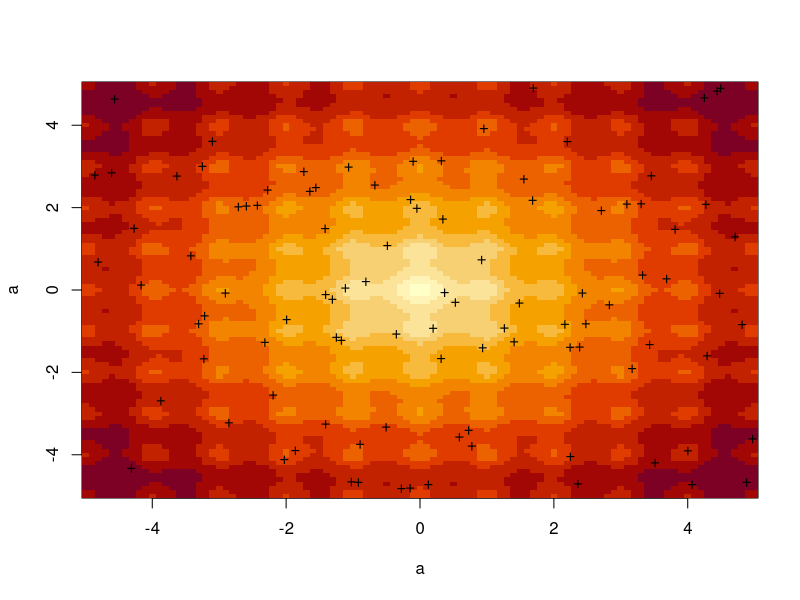
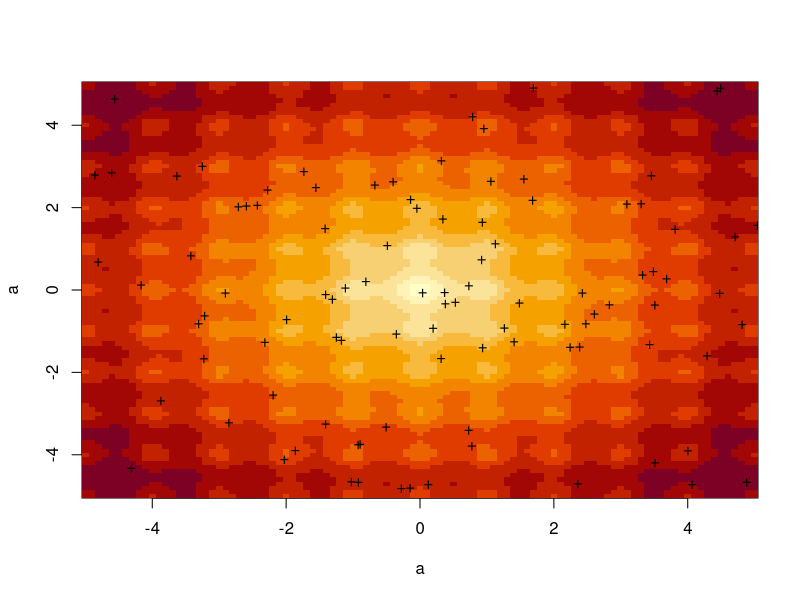
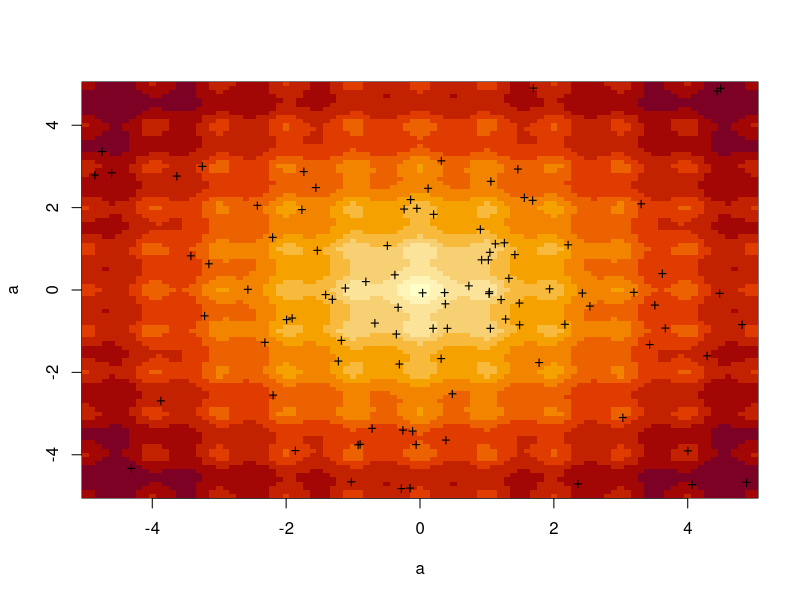
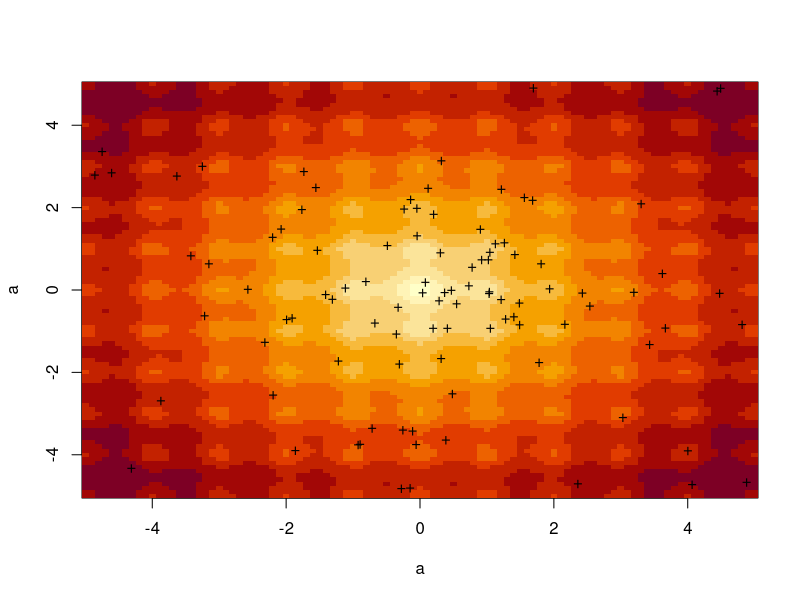
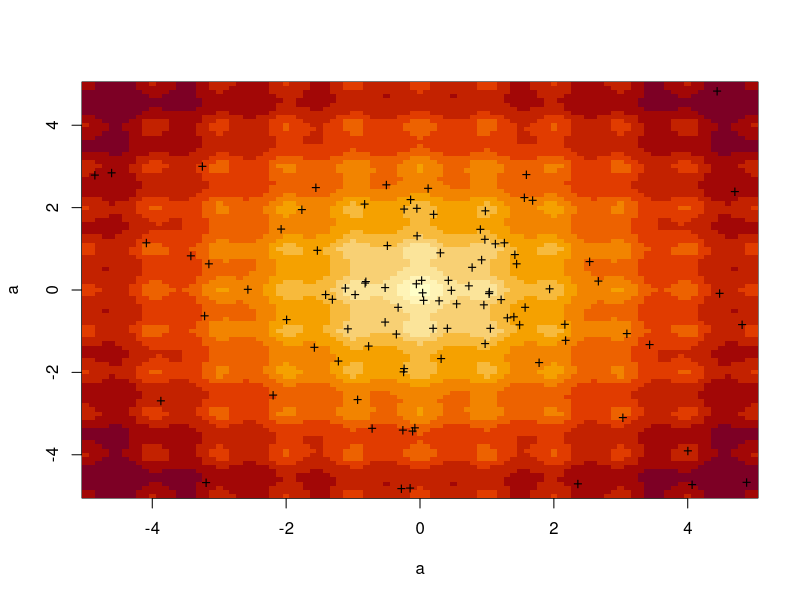
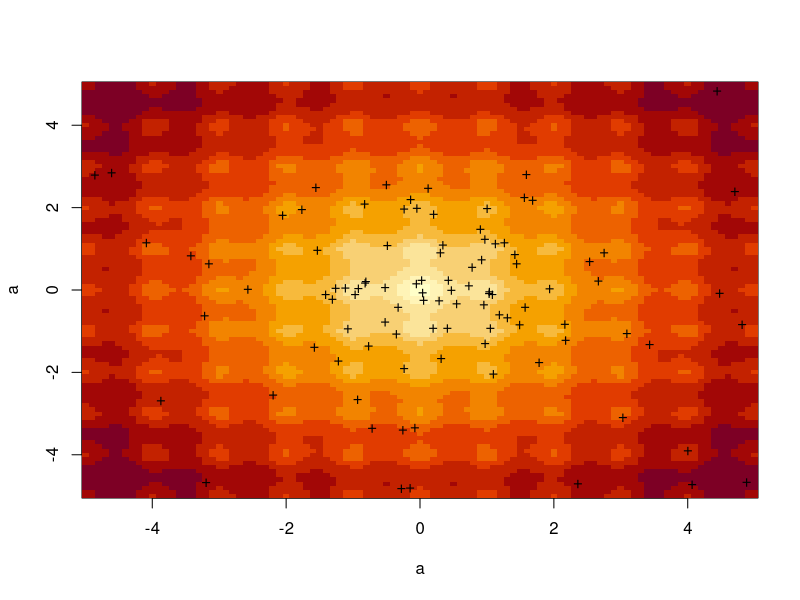
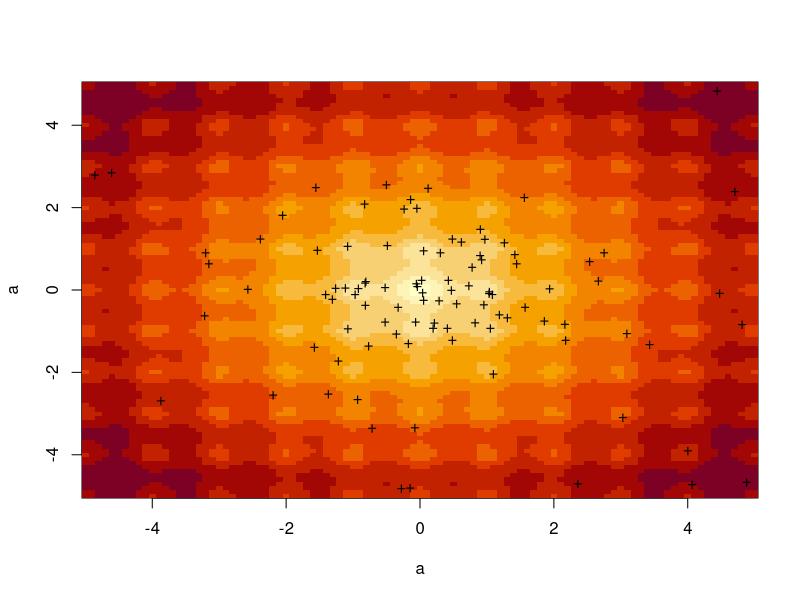
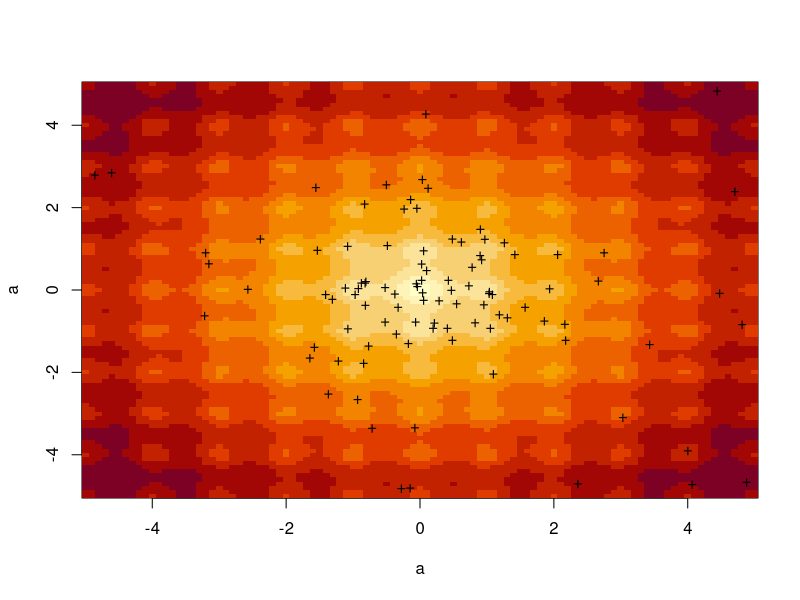

Generate these figures, in order, with R:
randomTrials <- function(count = 100, varCount = 2, range = matrix(c(-5,-5,5,5),2,2)) {
        trialStack <- NULL
        for (i in 1:count) {
                trial <- NULL
                for (j in 1:varCount)
                        trial <- c( trial, runif(1,range[j,1],range[j,2]) )
                trialStack <- rbind(trialStack,trial)
        }
        trialStack
}

inputFunction <- function(values) {
       ( -20*exp(-0.2*sqrt(0.5*(values[1]^2 + values[2]^2))) - exp(0.5*(cos(2*pi*values[1]) + cos(2*pi*values[2])) ) + exp(1) + 20 )
}

output <- function(trialStack, inputFunction=inputFunction) {
	if (is.vector(trialStack))
		trialStack <- t(as.matrix(trialStack))
        light <- NULL
        rows <- nrow(trialStack)
        for (i in 1:rows) {
                light <- c(light, inputFunction(trialStack[i,]))
        }
        light
}

PSO <- function(func=inputFunction, funcStack=output, count=100,varCount=2,range = matrix(c(-5,-5,5,5),2,2), maxIterations=100,weight=1, phi_p=1, phi_g=1, display=FALSE) {
	
	
	trialStack <- randomTrials(count, varCount, range)
	velocity <- NULL
	for (i in 1:varCount)
		velocity <- cbind(velocity,runif(count,-abs(range[1,1]-range[1,2]),abs(range[2,1]-range[2,2])))
        pMin <- funcStack(trialStack,func)
	pMin_arg <- trialStack
	gMin <- min(pMin)
	gMin_index <- which(pMin==gMin)[1]
	for (itr in 1:maxIterations) {
	
		if (display==TRUE) {
			a <- seq(-5,5,0.1)
        	        l <- length(a)
                	mat <- matrix(0,l, l)
	                for (i in 1:l)
        	        	for (j in 1:l)
                	        	mat[i,j] = func(c(a[i],a[j]))
        	        image(a,a,mat)
			points(pMin_arg[,1],pMin_arg[,2],pch='+')
        	}

		for (i in 1:count) {
			trialStack[i,] <- weight*velocity[i,] + phi_p*runif(1)*(pMin_arg[i,] - trialStack[i,]) + phi_g*runif(1)*(pMin_arg[gMin_index,] - trialStack[i,])
			if (func(trialStack[i,]) < pMin[i]) {
				pMin[i] <- func(trialStack[i,])
				pMin_arg[i,] <- trialStack[i,]
				if (pMin[i] < gMin) {
					gMin <- pMin[i]
					gMin_index <- i
				}
			}
		}
	}
	min_f <- min(gMin)
        arg_min_f = pMin_arg[gMin_index,]
        #output
        list( min = min_f , arg_min = arg_min_f )	
}

answer <- PSO(func=inputFunction, funcStack = output, count=100,varCount=2,range = matrix(c(-5,-5,5,5),2,2), maxIterations=100,weight=1, phi_p=1, phi_g=1, display=TRUE)
print(answer)
